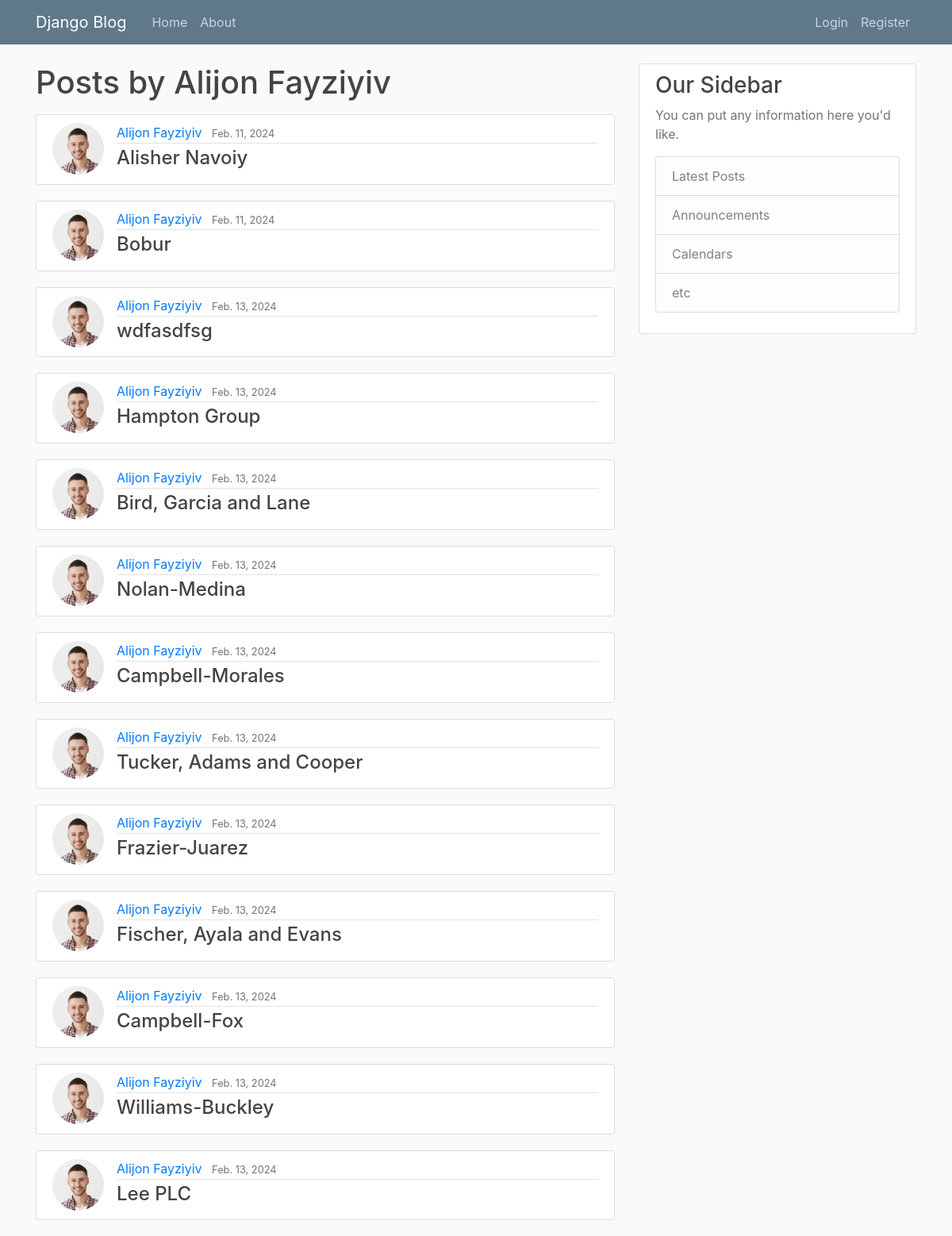
The page /user-post/Ali on the database its author committed.
### blog/models.py (models this page shows, shortened)
class AbstractModel(models.Model):
    created_at = models.DateTimeField(auto_now_add=True)
    updated_at = models.DateTimeField(auto_now=True)
    class Meta:
        abstract = True

class User(AbstractUser, AbstractModel):
    avatar = models.ImageField(default='images.png')

class Post(AbstractModel):
    title = models.CharField(max_length=128)
    content = models.TextField()
    published = models.DateField()
    is_active = models.BooleanField(default=False)
    author = models.ForeignKey("blog.User", CASCADE, "posts")

### blog/views.py (the view)
# urls.py: path('user-post/<str:username>', user_profile, name="user-profile"),
def user_profile(request, username):
    posts = Post.objects.filter(author__username=username)
    user = get_object_or_404(User, username=username)
    first_name = user.first_name
    last_name = user.last_name
    return render(request, 'blog/user_posts.html', {'posts': posts,
                                                    'first_name': first_name,
                                                    'last_name': last_name})

### templates/blog/user_posts.html (shortened to what this page needs)
{% extends 'blog/base.html' %}
{% load static %}
{% block body %}
    <main role="main" class="container">
        <div class="row">
            <div class="col-md-8">
                <h1 class="mb-3">Posts by {{ first_name }} {{ last_name }}</h1>
                {% for post in posts %}
                    <article class="media content-section">
                        <img class="rounded-circle article-img" src="{{ post.author.avatar.url }}">
                        <div class="media-body">
                            <div class="article-metadata">
                                <a class="mr-2" href="#">{{ first_name }} {{ last_name }}</a>
                                <small class="text-muted">{{ post.published }}</small>
                            </div>
                            <h4><a class="article-title" href="{% url 'blog:post-detail' post.pk %}">{{ post.title }}</a></h4>
                        </div>
                    </article>
                {% endfor %}
            </div>
            {% include 'blog/sidebar.html' %}
        </div>
    </main>
{% endblock %}

### templates/blog/base.html (shortened to what this page needs)
{% load static %}
<!DOCTYPE html>
<html>
<head>
    <link rel="stylesheet" href="https://maxcdn.bootstrapcdn.com/bootstrap/4.0.0/css/bootstrap.min.css">
    <link rel="stylesheet" type="text/css" href="{% static 'main.css' %}">
</head>
<body>
    <header class="site-header">
      <nav class="navbar navbar-expand-md navbar-dark bg-steel fixed-top">
        <div class="container">
          <a class="navbar-brand mr-4" href="{% url 'blog:home-page' %}">Django Blog</a>
          <div class="collapse navbar-collapse" id="navbarToggle">
            <div class="navbar-nav mr-auto">
              <a class="nav-item nav-link" href="{% url 'blog:home-page' %}">Home</a>
              <a class="nav-item nav-link" href="{% url 'blog:about-page' %}">About</a>
            </div>
            <div class="navbar-nav">
                {% if request.user.is_authenticated %}
                <a class="nav-item nav-link" href="{% url 'blog:new-post' %}">New Post</a>
                <a class="nav-item nav-link" href="{% url 'blog:user-profile' request.user.username %}">Profile</a>
                <a class="nav-item nav-link" href="{% url 'blog:logout' %}">Logout</a>
                {% else %}
                <a class="nav-item nav-link" href="{% url 'blog:login-page' %}">Login</a>
                <a class="nav-item nav-link" href="{% url 'blog:register-page' %}">Register</a>
                {% endif %}
            </div>
          </div>
        </div>
      </nav>
    </header>
{% block body %}
{% endblock %}
</body>
</html>

### templates/blog/sidebar.html
<div class="col-md-4">
    <div class="content-section">
        <h3>Our Sidebar</h3>
        <p class='text-muted'>You can put any information here you'd like.
        <ul class="list-group">
            <li class="list-group-item list-group-item-light">Latest Posts</li>
            <li class="list-group-item list-group-item-light">Announcements</li>
            <li class="list-group-item list-group-item-light">Calendars</li>
            <li class="list-group-item list-group-item-light">etc</li>
        </ul>
        </p>
    </div>
</div>

### blog/static/main.css (style rules this page uses)
body { background: #fafafa; color: #333333; margin-top: 5rem; }
h1, h2, h3, h4, h5, h6 { color: #444444; }
ul { margin: 0; }
.bg-steel { background-color: #5f788a; }
.site-header .navbar-nav .nav-link { color: #cbd5db; }
.content-section { background: #ffffff; padding: 10px 20px; border: 1px solid #dddddd; border-radius: 3px; margin-bottom: 20px; }
.article-title { color: #444444; }
.article-img { height: 65px; width: 65px; margin-right: 16px; }
.article-metadata { padding-bottom: 1px; margin-bottom: 4px; border-bottom: 1px solid #e3e3e3 }

### rows shown on the page
User: first_name "Alijon", last_name "Fayziyiv"
Post: author.avatar (picture), published "Feb. 11, 2024", title "Alisher Navoiy"
Post: author.avatar (picture), published "Feb. 11, 2024", title "Bobur"
Post: author.avatar (picture), published "Feb. 13, 2024", title "wdfasdfsg"
Post: author.avatar (picture), published "Feb. 13, 2024", title "Hampton Group"
Post: author.avatar (picture), published "Feb. 13, 2024", title "Bird, Garcia and Lane"
Post: author.avatar (picture), published "Feb. 13, 2024", title "Nolan-Medina"
Post: author.avatar (picture), published "Feb. 13, 2024", title "Campbell-Morales"
Post: author.avatar (picture), published "Feb. 13, 2024", title "Tucker, Adams and Cooper"
Post: author.avatar (picture), published "Feb. 13, 2024", title "Frazier-Juarez"
Post: author.avatar (picture), published "Feb. 13, 2024", title "Fischer, Ayala and Evans"
Post: author.avatar (picture), published "Feb. 13, 2024", title "Campbell-Fox"
Post: author.avatar (picture), published "Feb. 13, 2024", title "Williams-Buckley"
Post: author.avatar (picture), published "Feb. 13, 2024", title "Lee PLC"
